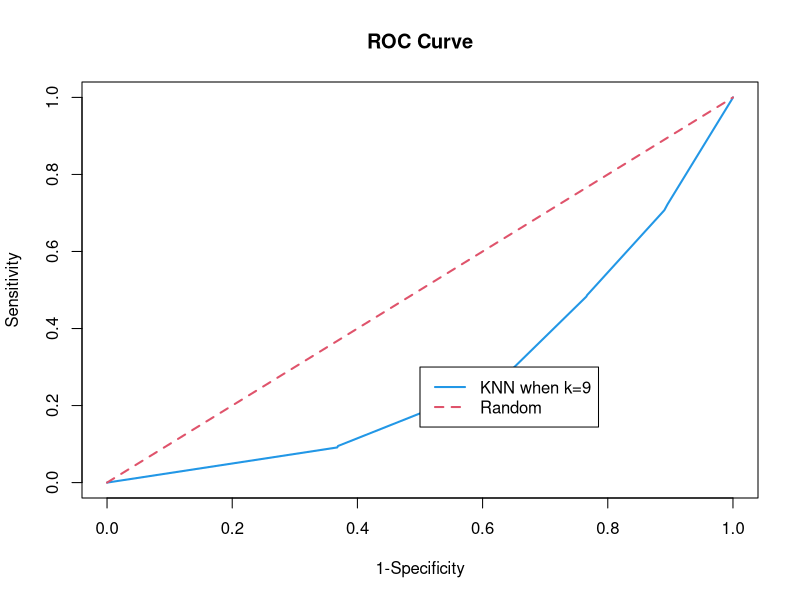

R code for this plot:
getwd()
setwd("/Volumes/Hyundew/Dewwww/빅데이터 장학금")

# making target variable 
movie <- read.csv("movie.csv", header=T)
soon <- movie$gross/movie$duration
soon2 <- log(soon) 
yvar <- ifelse(soon2 >= summary(soon2)[5],1,0)
y <- as.factor(yvar)
movie <- movie[,-c(2,4)]
movie <- cbind(movie, y)
movie$budget <- movie$budget/1000000

# scale
movie[,-9] <- scale(movie[,-9])


set.seed(7)
V=2
n= nrow(movie)
id = sample(1:V, n, prob = c(0.7,0.3), replace = T) # Partitioning 7:3
ii = which(id==1)
movie.train = movie[ii,]
movie.test  = movie[-ii,]



### knn
#install.packages("class")
library(class)

# performing knn k from 1 to 10
for (i in 1:10){
  fit.knn = knn(train=movie.train[,-9],test=movie.test[,-9],cl=movie.train[,9], k=i, prob=T) 
  yhat = fit.knn
  ctable = table(movie.test[,9], yhat, dnn=c("Actual", "Predicted"))
  miss.err = 1-sum(diag(ctable))/sum(ctable)
  pred.acc = 1 - miss.err; round(pred.acc, 3)
  print(pred.acc)
}

# KNN when k=9
fit.knn.9 = knn(train=movie.train[,-9], test=movie.test[,-9], cl=movie.train[,9], k=9, prob=T)

# prediction
yhat.9 = fit.knn.9
ctable = table(movie.test[,9], yhat.9, dnn=c("Actual", "Predicted")); ctable #classification table

# errors
miss.err = 1-sum(diag(ctable))/sum(ctable); miss.err # Misclassification Rate
pred.acc = 1 - miss.err; pred.acc #Prediction Accuracy

library(ROCR)
prob <- attr(fit.knn.9, "prob")
pred = prediction(prob, movie.test$y)
perf = performance(pred, "tpr","fpr")
par(mfrow=c(1,1))
plot(perf, col = 4, lwd = 2, xlab = "1-Specificity", ylab = "Sensitivity", main = "ROC Curve") #ROC
lines(x = c(0,1), y = c(0,1), col = 2, lty = 2, lwd = 2)
legend(0.5, 0.3, legend = c("KNN when k=9","Random"), col = c(4,2), lty = c(1,2), lwd = 2)
performance(pred, "auc")@y.values #AUC


# 5-fold CV - model assessment by resampling
V = 5   
miss.err.train = 0
miss.err.test = 0
cutoff = 0.5
set.seed(12345)
id = sample(1:V, nrow(movie.test), replace = T)

for(i in 1:V) {
  movie.train = movie[id != i,] 
  movie.test = movie[id == i,] 
  fit = knn(train=movie.train[,-9], test=movie.test[,-9], cl=movie.train[,9], k=9) 
  yhat=fit
  miss.err.test = miss.err.test + mean(movie.test[,9] != yhat) 
}
cv.err.test = miss.err.test/ V;cv.err.test 

# 10-fold CV - model assessment by resampling
V = 10   
miss.err.train = 0
miss.err.test = 0
cutoff = 0.5
set.seed(12345)
id = sample(1:V, nrow(movie.test), replace = T)

for(i in 1:V) {
  movie.train = movie[id != i,] 
  movie.test = movie[id == i,] 
  fit = knn(train=movie.train[,-9], test=movie.test[,-9], cl=movie.train[,9], k=9) 
  yhat=fit
  miss.err.test = miss.err.test + mean(movie.test[,9] != yhat) 
}
cv.err.test = miss.err.test/ V;cv.err.test
